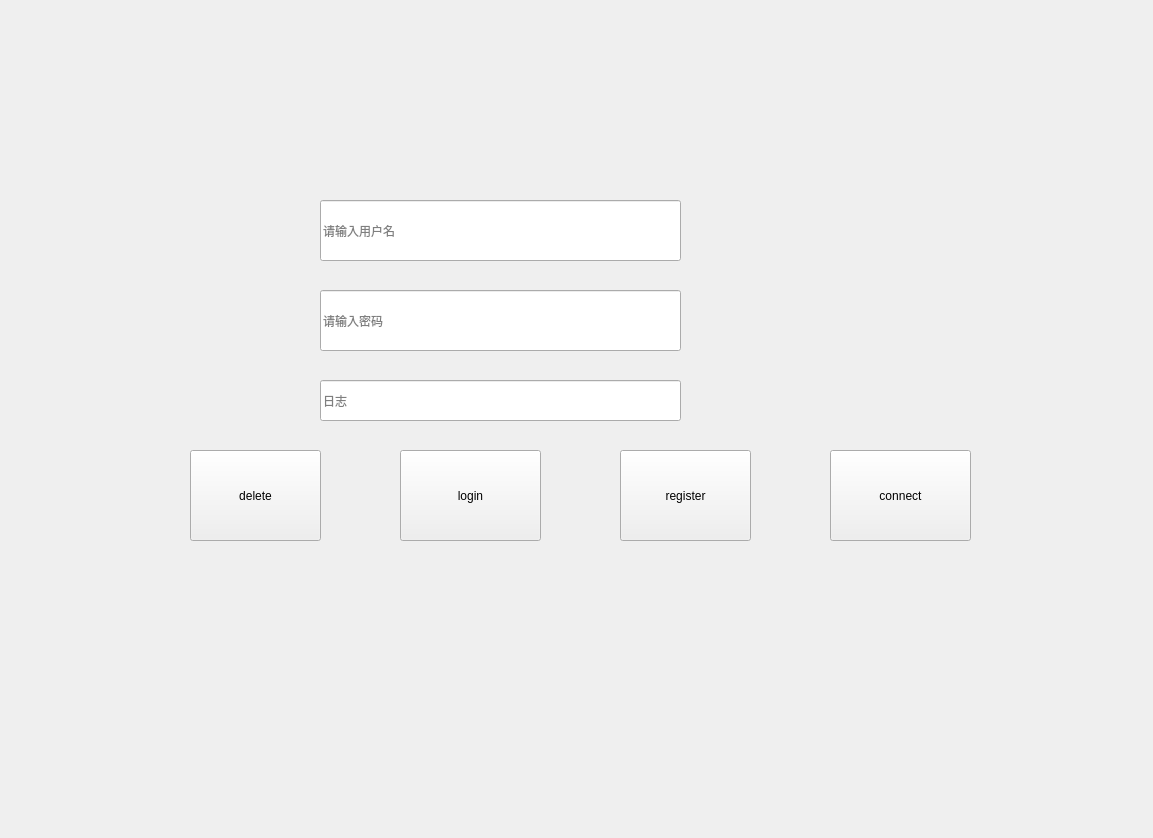
<?xml version="1.0" encoding="UTF-8"?>
<ui version="4.0">
 <class>Widget</class>
 <widget class="QWidget" name="Widget">
  <property name="geometry">
   <rect>
    <x>0</x>
    <y>0</y>
    <width>1153</width>
    <height>838</height>
   </rect>
  </property>
  <property name="windowTitle">
   <string>Widget</string>
  </property>
  <widget class="QStackedWidget" name="stackedWidget">
   <property name="geometry">
    <rect>
     <x>30</x>
     <y>10</y>
     <width>1111</width>
     <height>701</height>
    </rect>
   </property>
   <property name="currentIndex">
    <number>0</number>
   </property>
   <widget class="QWidget" name="login_mode">
    <widget class="QLineEdit" name="information">
     <property name="geometry">
      <rect>
       <x>290</x>
       <y>370</y>
       <width>361</width>
       <height>41</height>
      </rect>
     </property>
     <property name="placeholderText">
      <string>日志</string>
     </property>
    </widget>
    <widget class="QPushButton" name="login">
     <property name="geometry">
      <rect>
       <x>370</x>
       <y>440</y>
       <width>141</width>
       <height>91</height>
      </rect>
     </property>
     <property name="text">
      <string>login</string>
     </property>
    </widget>
    <widget class="QPushButton" name="register_2">
     <property name="geometry">
      <rect>
       <x>590</x>
       <y>440</y>
       <width>131</width>
       <height>91</height>
      </rect>
     </property>
     <property name="text">
      <string>register</string>
     </property>
    </widget>
    <widget class="QLineEdit" name="ID">
     <property name="geometry">
      <rect>
       <x>290</x>
       <y>190</y>
       <width>361</width>
       <height>61</height>
      </rect>
     </property>
     <property name="placeholderText">
      <string>请输入用户名</string>
     </property>
    </widget>
    <widget class="QLineEdit" name="Password">
     <property name="geometry">
      <rect>
       <x>290</x>
       <y>280</y>
       <width>361</width>
       <height>61</height>
      </rect>
     </property>
     <property name="placeholderText">
      <string>请输入密码</string>
     </property>
    </widget>
    <widget class="QPushButton" name="delete_user">
     <property name="geometry">
      <rect>
       <x>160</x>
       <y>440</y>
       <width>131</width>
       <height>91</height>
      </rect>
     </property>
     <property name="text">
      <string>delete</string>
     </property>
    </widget>
    <widget class="QPushButton" name="connect">
     <property name="geometry">
      <rect>
       <x>800</x>
       <y>440</y>
       <width>141</width>
       <height>91</height>
      </rect>
     </property>
     <property name="text">
      <string>connect</string>
     </property>
    </widget>
   </widget>
   <widget class="QWidget" name="register_mode">
    <widget class="QLineEdit" name="register_ID">
     <property name="geometry">
      <rect>
       <x>340</x>
       <y>170</y>
       <width>311</width>
       <height>61</height>
      </rect>
     </property>
     <property name="text">
      <string/>
     </property>
     <property name="placeholderText">
      <string>注册ID</string>
     </property>
    </widget>
    <widget class="QLineEdit" name="register_password">
     <property name="geometry">
      <rect>
       <x>340</x>
       <y>260</y>
       <width>311</width>
       <height>61</height>
      </rect>
     </property>
     <property name="placeholderText">
      <string>注册密码</string>
     </property>
    </widget>
    <widget class="QPushButton" name="register_3">
     <property name="geometry">
      <rect>
       <x>410</x>
       <y>430</y>
       <width>171</width>
       <height>71</height>
      </rect>
     </property>
     <property name="text">
      <string>注册</string>
     </property>
    </widget>
    <widget class="QLineEdit" name="register_information">
     <property name="geometry">
      <rect>
       <x>340</x>
       <y>340</y>
       <width>311</width>
       <height>41</height>
      </rect>
     </property>
    </widget>
    <widget class="QPushButton" name="return_2">
     <property name="geometry">
      <rect>
       <x>20</x>
       <y>20</y>
       <width>61</width>
       <height>61</height>
      </rect>
     </property>
     <property name="text">
      <string>返回</string>
     </property>
    </widget>
   </widget>
   <widget class="QWidget" name="search_mode">
    <widget class="QLineEdit" name="English">
     <property name="geometry">
      <rect>
       <x>340</x>
       <y>160</y>
       <width>301</width>
       <height>71</height>
      </rect>
     </property>
     <property name="placeholderText">
      <string>请输入英文</string>
     </property>
    </widget>
    <widget class="QPushButton" name="search">
     <property name="geometry">
      <rect>
       <x>410</x>
       <y>450</y>
       <width>181</width>
       <height>101</height>
      </rect>
     </property>
     <property name="text">
      <string>查询</string>
     </property>
    </widget>
    <widget class="QLineEdit" name="Chinese">
     <property name="geometry">
      <rect>
       <x>340</x>
       <y>250</y>
       <width>301</width>
       <height>71</height>
      </rect>
     </property>
     <property name="placeholderText">
      <string>输出结果是</string>
     </property>
    </widget>
    <widget class="QLineEdit" name="search_information">
     <property name="geometry">
      <rect>
       <x>340</x>
       <y>350</y>
       <width>301</width>
       <height>71</height>
      </rect>
     </property>
     <property name="placeholderText">
      <string>信息</string>
     </property>
    </widget>
   </widget>
  </widget>
 </widget>
 <resources/>
 <connections/>
</ui>
